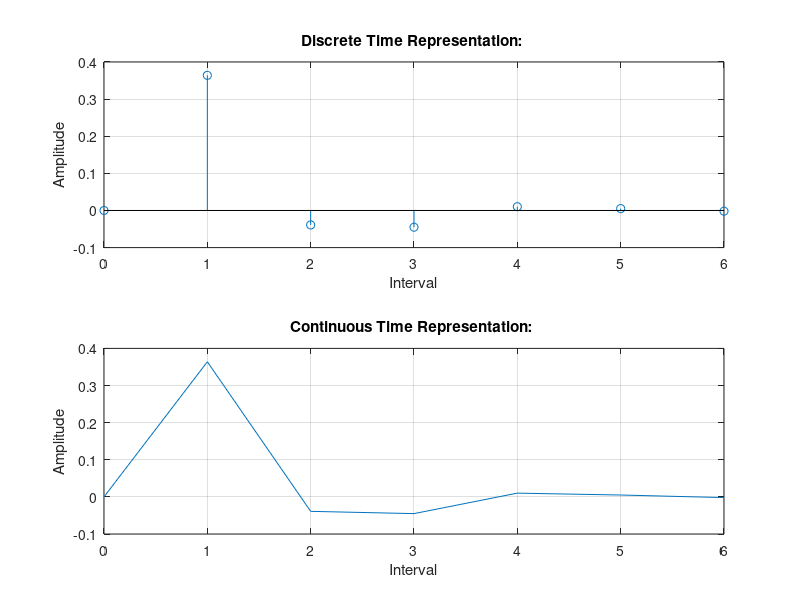

MATLAB code for this plot:
clc;
clear all;
close all;
%Given Interval
x = 0:2*pi;
%Given Signal
s = exp(-x).*sin(8*x);
%Using subplot command for plotting continuous and discrete time
subplot(2,1,1);
%discret time signal
stem(x,s);
xlabel('Interval');
ylabel('Amplitude');
title('Discrete Time Representation: ');
grid on;
subplot(2,1,2);
%discret time signal
plot(x,s);
xlabel('Interval');
ylabel('Amplitude');
title('Continuous Time Representation: ');
grid on;
